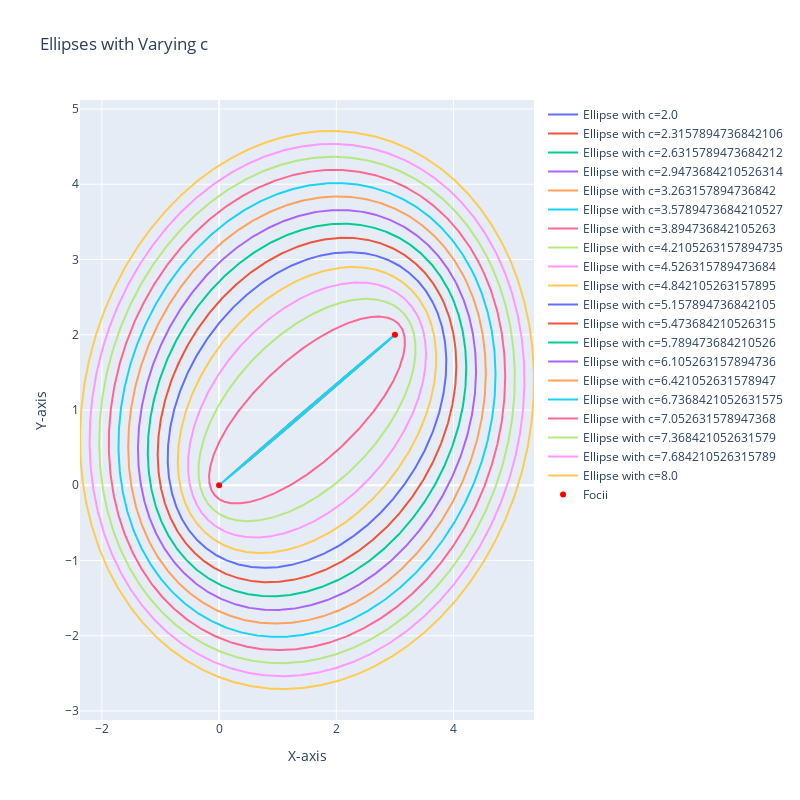

Notebook code cell kept with this figure:
### Code cell
def plot_ellipses(a1, b1, a2, b2, c_values):
    fig = go.Figure()

    for c in c_values:
        x0, y0, a, b, phi = generate_ellipse_parameters(a1, b1, a2, b2, c)

        resolution = 1000
        t = np.linspace(0, 2*np.pi, resolution)
        x = x0 + a * np.cos(t) * np.cos(phi) - b * np.sin(t) * np.sin(phi)
        y = y0 + a * np.cos(t) * np.sin(phi) + b * np.sin(t) * np.cos(phi)

        fig.add_trace(go.Scatter(
            x=x,
            y=y,
            mode='lines',
            name=f'Ellipse with c={c}',
            marker=dict()
        ))

    fig.add_trace(go.Scatter(x=[a1, a2], y=[b1, b2], mode='markers', marker=dict(color='red'), name='Focii'))

    fig.update_layout(
        title='Ellipses with Varying c',
        xaxis=dict(title='X-axis'),
        yaxis=dict(title='Y-axis'),
        showlegend=True,
        autosize=False,
        width=800,
        height=800
    )

    fig.show()

# Example usage:
a1, b1, a2, b2 = 0, 0, 3, 2
n=20
c_values = np.linspace(2, 8, n)
plot_ellipses(a1, b1, a2, b2, c_values)

### Figure 1 — Plotly figure (JSON) as saved in the notebook; plotly's stock layout.template omitted (floating-point values rounded to 4 significant figures; data arrays with more than 128 entries replaced by an {"elided": "..."} marker saying what was removed)
{"data": [{"mode": "lines", "name": "Ellipse with c=2.0", "type": "scatter", "x": {"elided": "1000 float values"}, "y": {"elided": "1000 float values"}}, {"mode": "lines", "name": "Ellipse with c=2.3157894736842106", "type": "scatter", "x": {"elided": "1000 float values"}, "y": {"elided": "1000 float values"}}, {"mode": "lines", "name": "Ellipse with c=2.6315789473684212", "type": "scatter", "x": {"elided": "1000 float values"}, "y": {"elided": "1000 float values"}}, {"mode": "lines", "name": "Ellipse with c=2.9473684210526314", "type": "scatter", "x": {"elided": "1000 float values"}, "y": {"elided": "1000 float values"}}, {"mode": "lines", "name": "Ellipse with c=3.263157894736842", "type": "scatter", "x": {"elided": "1000 float values"}, "y": {"elided": "1000 float values"}}, {"mode": "lines", "name": "Ellipse with c=3.5789473684210527", "type": "scatter", "x": {"elided": "1000 float values"}, "y": {"elided": "1000 float values"}}, {"mode": "lines", "name": "Ellipse with c=3.894736842105263", "type": "scatter", "x": {"elided": "1000 float values"}, "y": {"elided": "1000 float values"}}, {"mode": "lines", "name": "Ellipse with c=4.2105263157894735", "type": "scatter", "x": {"elided": "1000 float values"}, "y": {"elided": "1000 float values"}}, {"mode": "lines", "name": "Ellipse with c=4.526315789473684", "type": "scatter", "x": {"elided": "1000 float values"}, "y": {"elided": "1000 float values"}}, {"mode": "lines", "name": "Ellipse with c=4.842105263157895", "type": "scatter", "x": {"elided": "1000 float values"}, "y": {"elided": "1000 float values"}}, {"mode": "lines", "name": "Ellipse with c=5.157894736842105", "type": "scatter", "x": {"elided": "1000 float values"}, "y": {"elided": "1000 float values"}}, {"mode": "lines", "name": "Ellipse with c=5.473684210526315", "type": "scatter", "x": {"elided": "1000 float values"}, "y": {"elided": "1000 float values"}}, {"mode": "lines", "name": "Ellipse with c=5.789473684210526", "type": "scatter", "x": {"elided": "1000 float values"}, "y": {"elided": "1000 float values"}}, {"mode": "lines", "name": "Ellipse with c=6.105263157894736", "type": "scatter", "x": {"elided": "1000 float values"}, "y": {"elided": "1000 float values"}}, {"mode": "lines", "name": "Ellipse with c=6.421052631578947", "type": "scatter", "x": {"elided": "1000 float values"}, "y": {"elided": "1000 float values"}}, {"mode": "lines", "name": "Ellipse with c=6.7368421052631575", "type": "scatter", "x": {"elided": "1000 float values"}, "y": {"elided": "1000 float values"}}, {"mode": "lines", "name": "Ellipse with c=7.052631578947368", "type": "scatter", "x": {"elided": "1000 float values"}, "y": {"elided": "1000 float values"}}, {"mode": "lines", "name": "Ellipse with c=7.368421052631579", "type": "scatter", "x": {"elided": "1000 float values"}, "y": {"elided": "1000 float values"}}, {"mode": "lines", "name": "Ellipse with c=7.684210526315789", "type": "scatter", "x": {"elided": "1000 float values"}, "y": {"elided": "1000 float values"}}, {"mode": "lines", "name": "Ellipse with c=8.0", "type": "scatter", "x": {"elided": "1000 float values"}, "y": {"elided": "1000 float values"}}, {"marker": {"color": "red"}, "mode": "markers", "name": "Focii", "type": "scatter", "x": [0, 3], "y": [0, 2]}], "layout": {"autosize": false, "height": 800, "showlegend": true, "title": {"text": "Ellipses with Varying c"}, "width": 800, "xaxis": {"autorange": true, "range": [-2.373, 5.373], "title": {"text": "X-axis"}, "type": "linear"}, "yaxis": {"autorange": true, "range": [-3.12, 5.12], "title": {"text": "Y-axis"}, "type": "linear"}}}
